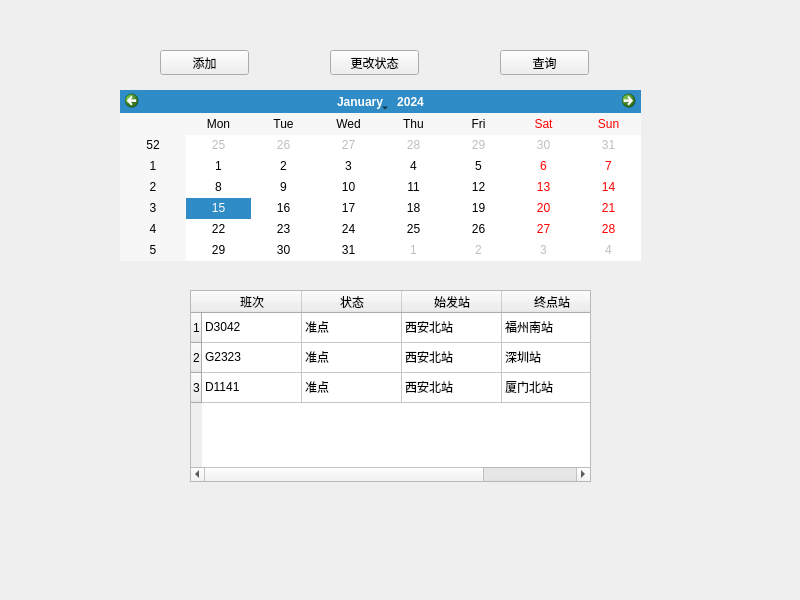
<?xml version="1.0" encoding="UTF-8"?>
<ui version="4.0">
 <class>Form</class>
 <widget class="QWidget" name="Form">
  <property name="geometry">
   <rect>
    <x>0</x>
    <y>0</y>
    <width>800</width>
    <height>600</height>
   </rect>
  </property>
  <property name="windowTitle">
   <string>Form</string>
  </property>
  <widget class="QPushButton" name="pushButton">
   <property name="geometry">
    <rect>
     <x>160</x>
     <y>50</y>
     <width>89</width>
     <height>25</height>
    </rect>
   </property>
   <property name="text">
    <string>添加</string>
   </property>
  </widget>
  <widget class="QPushButton" name="pushButton_2">
   <property name="geometry">
    <rect>
     <x>330</x>
     <y>50</y>
     <width>89</width>
     <height>25</height>
    </rect>
   </property>
   <property name="text">
    <string>更改状态</string>
   </property>
  </widget>
  <widget class="QPushButton" name="pushButton_3">
   <property name="geometry">
    <rect>
     <x>500</x>
     <y>50</y>
     <width>89</width>
     <height>25</height>
    </rect>
   </property>
   <property name="text">
    <string>查询</string>
   </property>
  </widget>
  <widget class="QCalendarWidget" name="calendarWidget">
   <property name="geometry">
    <rect>
     <x>120</x>
     <y>90</y>
     <width>521</width>
     <height>171</height>
    </rect>
   </property>
  </widget>
  <widget class="QTableWidget" name="tableWidget">
   <property name="geometry">
    <rect>
     <x>190</x>
     <y>290</y>
     <width>401</width>
     <height>192</height>
    </rect>
   </property>
   <row>
    <property name="text">
     <string>1</string>
    </property>
   </row>
   <row>
    <property name="text">
     <string>2</string>
    </property>
   </row>
   <row>
    <property name="text">
     <string>3</string>
    </property>
   </row>
   <column>
    <property name="text">
     <string>班次</string>
    </property>
   </column>
   <column>
    <property name="text">
     <string>状态</string>
    </property>
   </column>
   <column>
    <property name="text">
     <string>始发站</string>
    </property>
   </column>
   <column>
    <property name="text">
     <string>终点站</string>
    </property>
   </column>
   <item row="0" column="0">
    <property name="text">
     <string>D3042</string>
    </property>
   </item>
   <item row="0" column="1">
    <property name="text">
     <string>准点</string>
    </property>
   </item>
   <item row="0" column="2">
    <property name="text">
     <string>西安北站</string>
    </property>
   </item>
   <item row="0" column="3">
    <property name="text">
     <string>福州南站</string>
    </property>
   </item>
   <item row="1" column="0">
    <property name="text">
     <string>G2323</string>
    </property>
   </item>
   <item row="1" column="1">
    <property name="text">
     <string>准点</string>
    </property>
   </item>
   <item row="1" column="2">
    <property name="text">
     <string>西安北站</string>
    </property>
   </item>
   <item row="1" column="3">
    <property name="text">
     <string>深圳站</string>
    </property>
   </item>
   <item row="2" column="0">
    <property name="text">
     <string>D1141</string>
    </property>
   </item>
   <item row="2" column="1">
    <property name="text">
     <string>准点</string>
    </property>
   </item>
   <item row="2" column="2">
    <property name="text">
     <string>西安北站</string>
    </property>
   </item>
   <item row="2" column="3">
    <property name="text">
     <string>厦门北站</string>
    </property>
   </item>
  </widget>
 </widget>
 <resources/>
 <connections/>
</ui>
